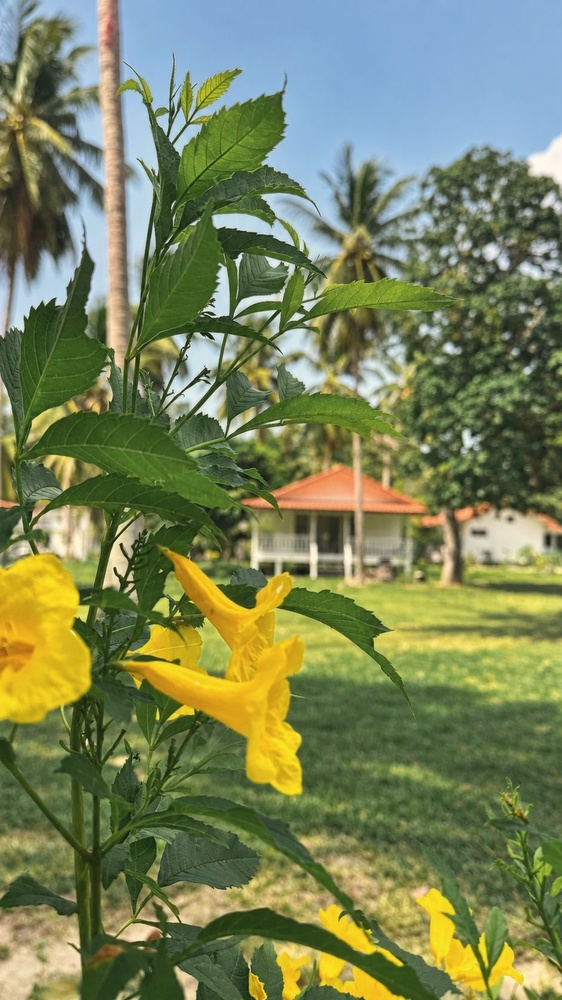
#> input picture assets/img/det-allamanda.jpg, 562 x 1000 px, shrunk from 940 x 1672 before the run
$ python -i grade_greens.py   (imports and definitions only)
#> lines starting #> are read from the running program, lines starting #| are printed output that depends on the picture
#!/usr/bin/env python3
"""Grade the greens (plants, grass, leaves) in site photos towards the site's
deeper, cooler green, leaving everything else untouched.

Only pixels whose hue is yellow-green to green AND that are reasonably
saturated are changed; the change fades out softly at the edges so the photo
still looks natural. Originals are kept in tools/photo-originals/ (not served)
so the grade can always be re-run from scratch or undone.

    python3 tools/grade_greens.py assets/img/ext-01.jpg ...   # grade these
    python3 tools/grade_greens.py --all                       # every site photo
    python3 tools/grade_greens.py --restore                   # put originals back
"""
import glob
import os
import shutil
import sys

from PIL import Image, ImageChops, ImageFilter

ROOT = os.path.dirname(os.path.dirname(os.path.abspath(__file__)))
ORIG = os.path.join(ROOT, "tools", "photo-originals")

# PIL HSV hue runs 0-255 for 0-360 degrees.
HUE_SHIFT = 12       # about +17 degrees: yellow-green moves towards a deeper green
SAT = 0.78           # less saturated (less "neon" yellow)
VAL = 0.80           # darker
# Green band: starts above the yellows (flowers stay untouched), full strength
# from yellow-green to green, fading out before teal/sky.
LO, FULL_LO, FULL_HI, HI = 37, 48, 100, 118   # ~52, 68, 140, 165 degrees


def hue_weight(h):
    """0 outside the green band, 255 in its middle, soft ramps either side."""
    if h <= LO or h >= HI:
        return 0
    if h < FULL_LO:
        return int(255 * (h - LO) / (FULL_LO - LO))
    if h > FULL_HI:
        return int(255 * (HI - h) / (HI - FULL_HI))
    return 255


def grade(path):
#> called with path = '../assets/img/det-allamanda.jpg'
    im = Image.open(path)
#> im is the input picture: PIL image 562x1000 RGB; mean R, G, B 122, 132, 90.6
    exif = im.info.get("exif")
    rgb = im.convert("RGB")
    h, s, v = rgb.convert("HSV").split()
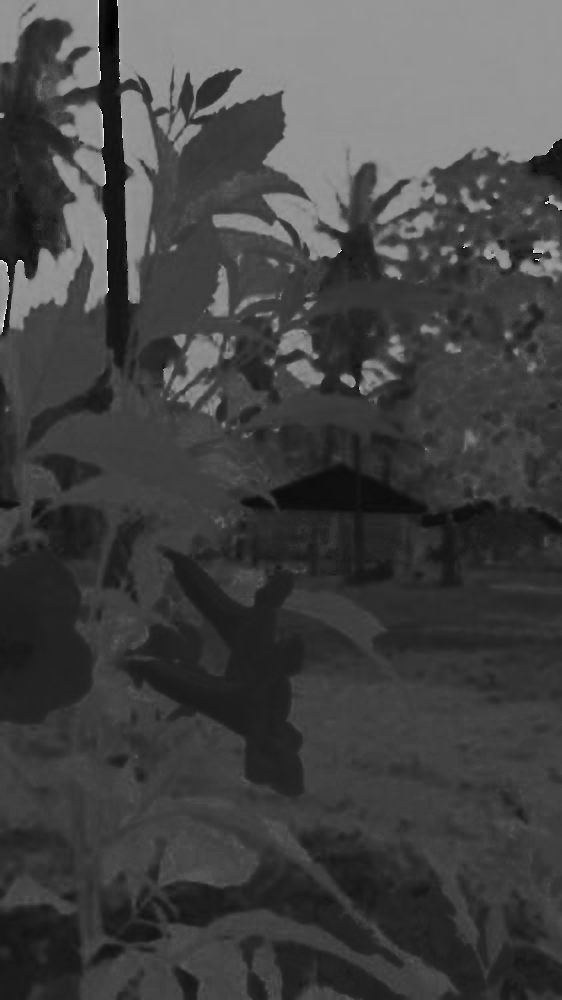
#> h: PIL image 562x1000 L; min 0, max 252, mean 68.4
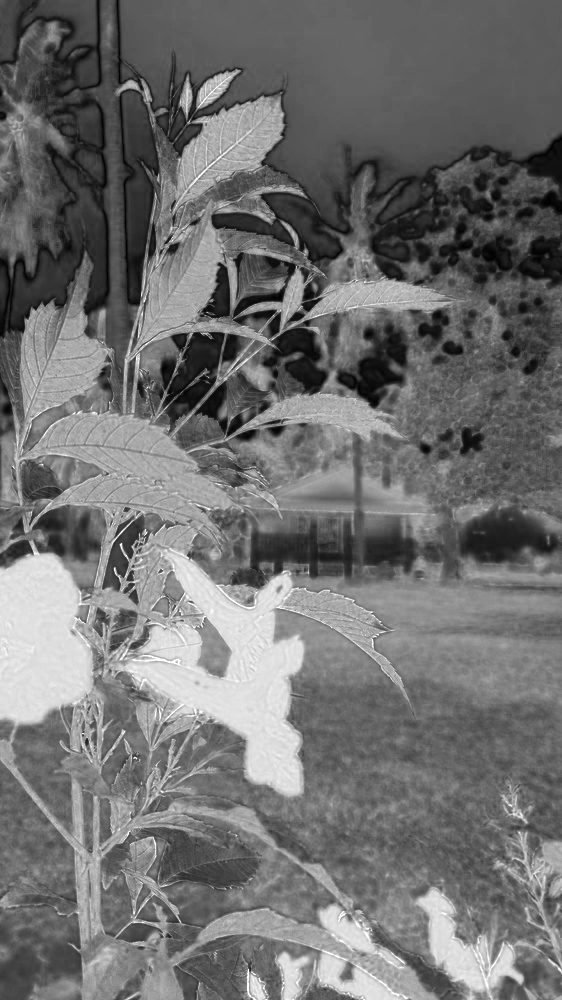
#> s: PIL image 562x1000 L; min 0, max 255, mean 112.4
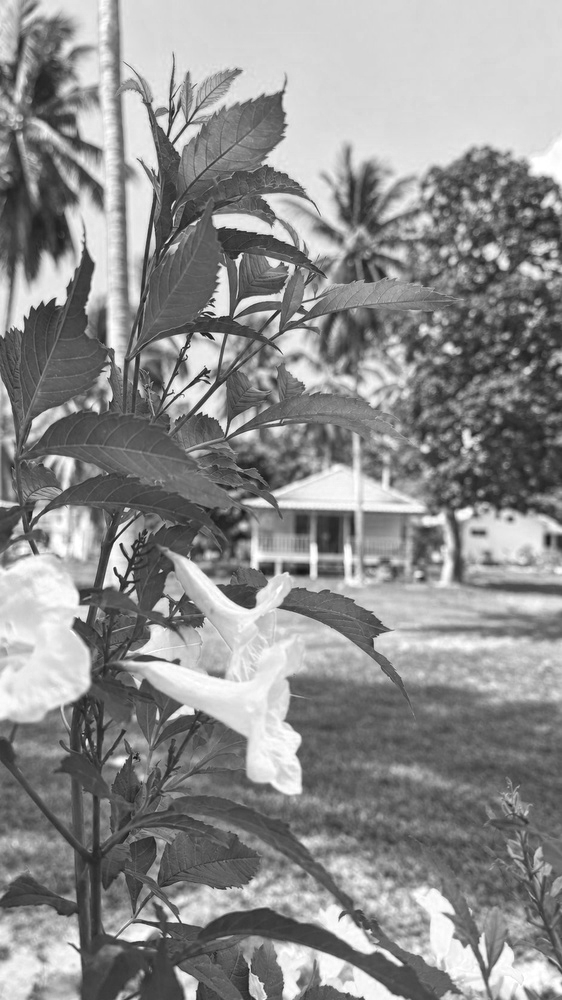
#> v: PIL image 562x1000 L; min 20, max 255, mean 142.5

    # Where to apply: green hues, scaled by saturation so greys/whites are left alone.
    mask = ImageChops.multiply(h.point([hue_weight(i) for i in range(256)]),
                               s.point([min(255, int(i * 255 / 70)) for i in range(256)]))
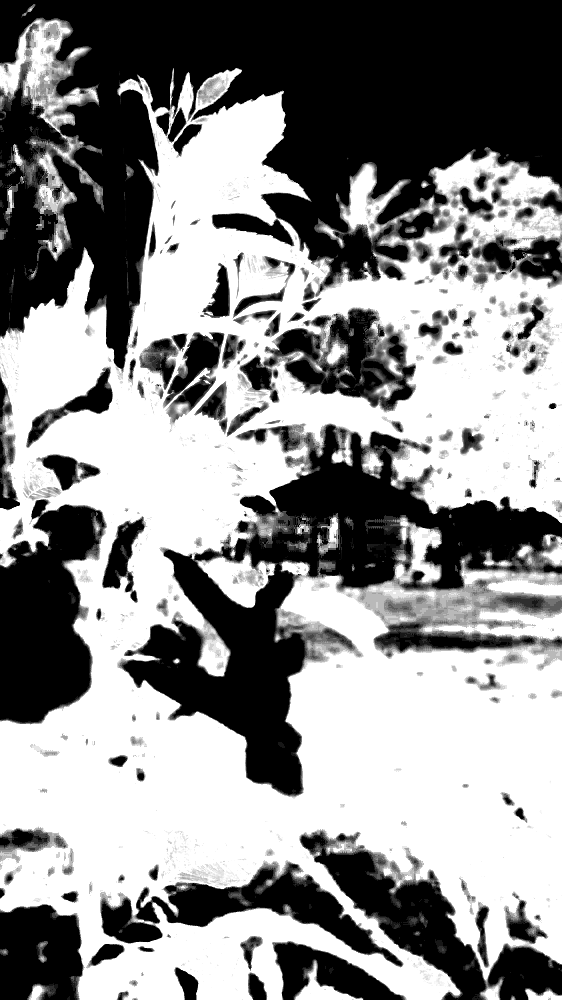
#> mask: PIL image 562x1000 L; min 0, max 255, mean 141.3
    mask = mask.filter(ImageFilter.GaussianBlur(2))
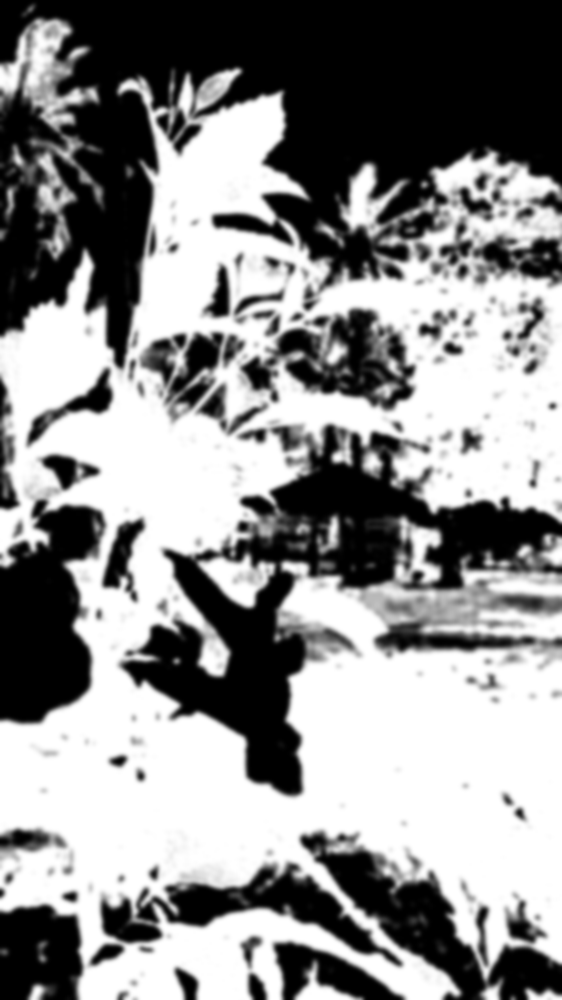
#> mask: PIL image 562x1000 L; min 0, max 255, mean 141.3

    graded = Image.merge("HSV", (
        h.point([(i + HUE_SHIFT) % 256 for i in range(256)]),
        s.point([int(i * SAT) for i in range(256)]),
        v.point([int(i * VAL) for i in range(256)]),
    )).convert("RGB")
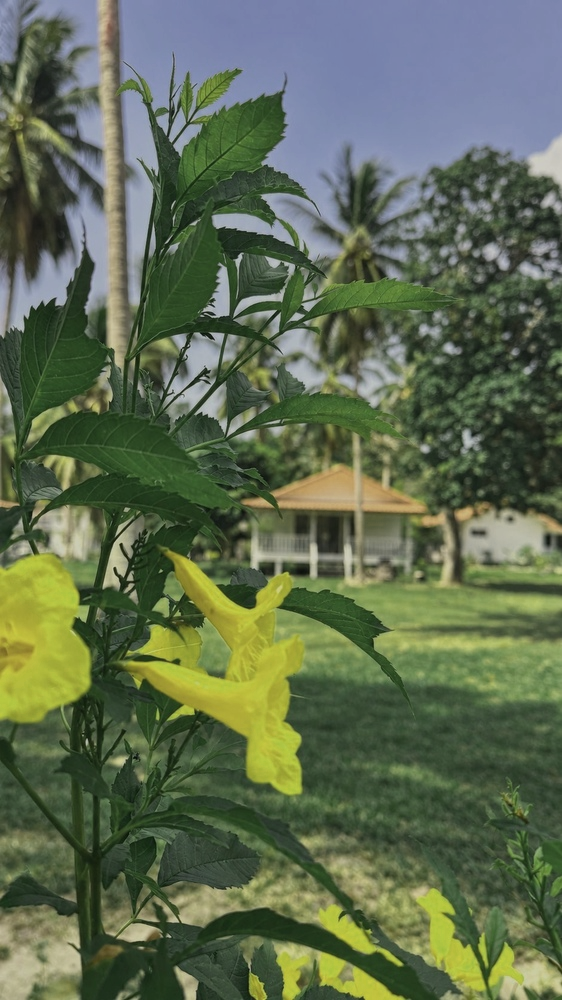
#> graded: PIL image 562x1000 RGB; mean R, G, B 95.3, 108.2, 81.7

    out = Image.composite(graded, rgb, mask)
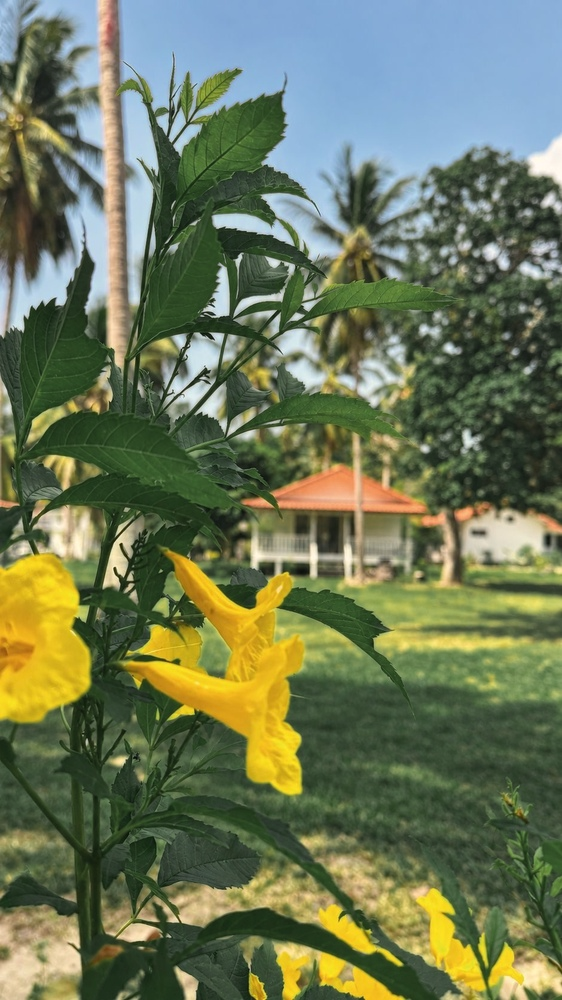
#> out: PIL image 562x1000 RGB; mean R, G, B 109.5, 120.3, 89
    kw = {"quality": 82, "optimize": True}
    if exif:
        kw["exif"] = exif
    out.save(path, **kw)


def site_photos():
    return sorted(p for p in glob.glob(os.path.join(ROOT, "assets", "img", "*.jpg")))


def main(args):
    os.makedirs(ORIG, exist_ok=True)
    if args == ["--restore"]:
        for p in site_photos():
            o = os.path.join(ORIG, os.path.basename(p))
            if os.path.exists(o):
                shutil.copy2(o, p)
        print("restored originals")
        return
    paths = site_photos() if args == ["--all"] else [os.path.abspath(a) for a in args]
    for p in paths:
        o = os.path.join(ORIG, os.path.basename(p))
        if not os.path.exists(o):
            shutil.copy2(p, o)          # keep the untouched original once
        shutil.copy2(o, p)              # always grade from the original
        grade(p)
        print("graded", os.path.relpath(p, ROOT))


# [2 lines not run here, left out]

>>> result = grade('../assets/img/det-allamanda.jpg')

$ run again, on assets/img/det-glass-light.jpg
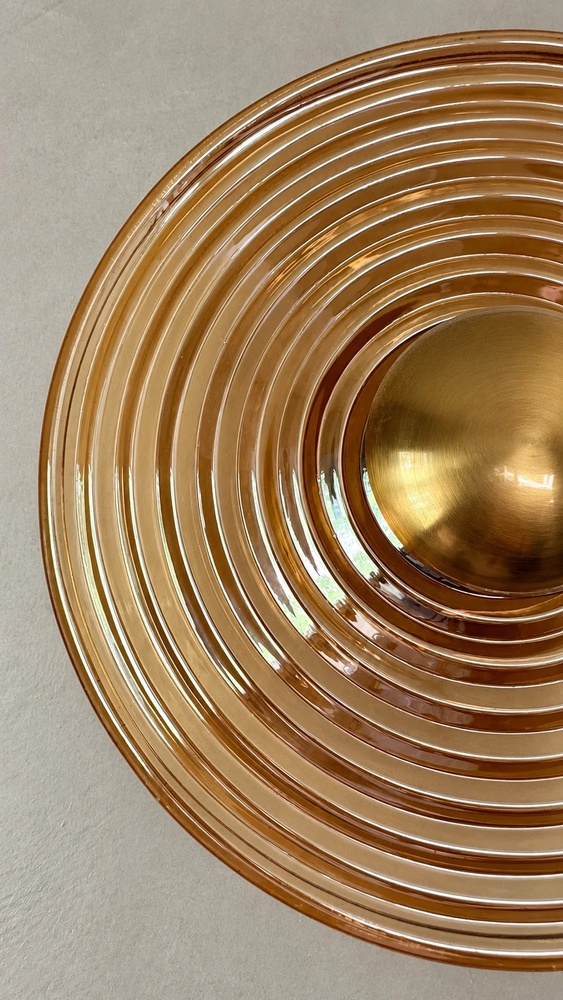
#> input picture assets/img/det-glass-light.jpg, 563 x 1000 px, shrunk from 941 x 1672 before the run
#> in grade, im is the input picture: PIL image 563x1000 RGB; mean R, G, B 158.8, 129.9, 95.9
#> in grade, `mask = ImageChops.multiply(h.point([hue_weight(i) for i in range(256)]..`:
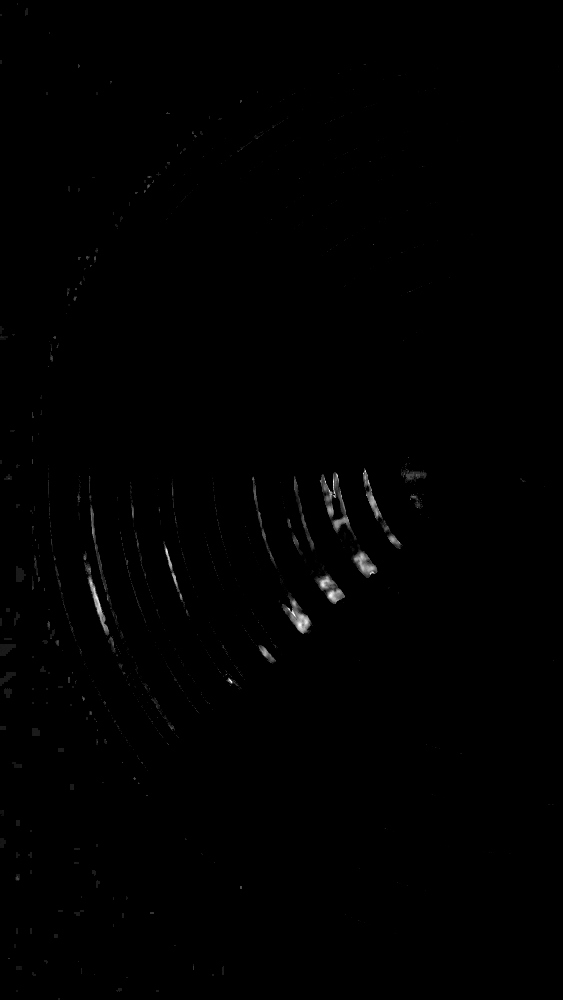
#> mask: PIL image 563x1000 L; min 0, max 255, mean 0.9
#> in grade, `graded = Image.merge("HSV", ( h.point([(i + HUE_SHIFT) % 256 for i in ..`:
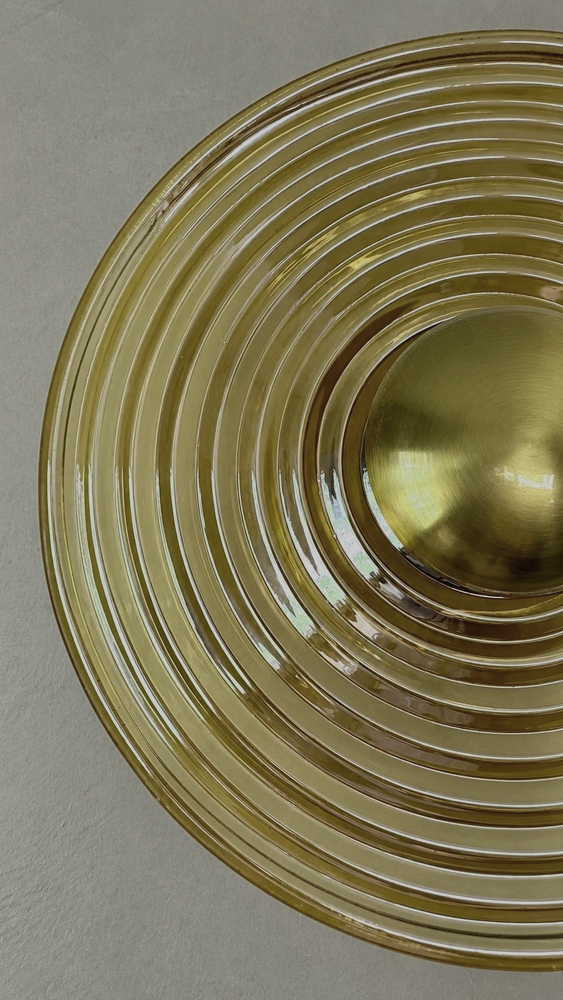
#> graded: PIL image 563x1000 RGB; mean R, G, B 126.5, 119.2, 88

$ run again, on assets/img/det-ixora.jpg
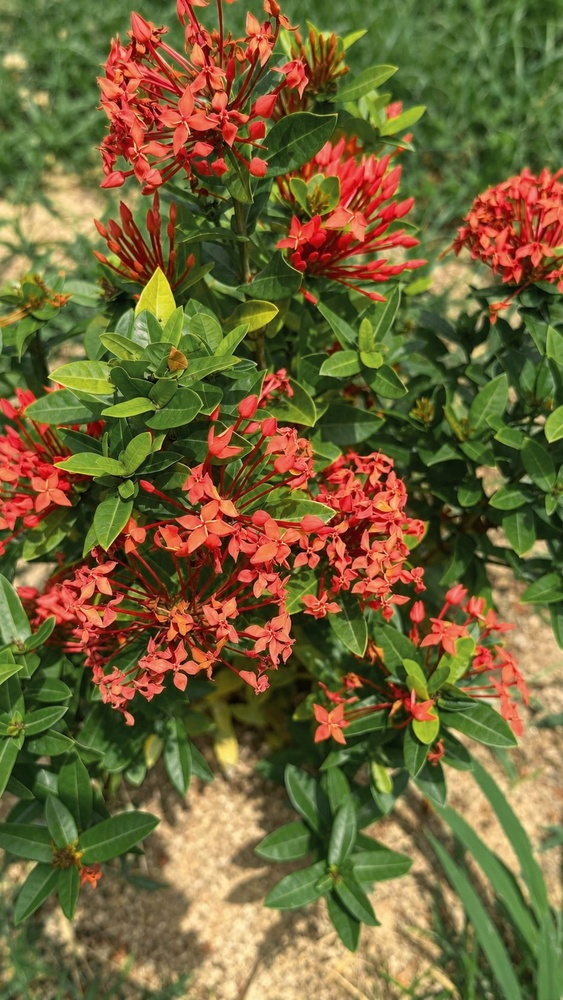
#> input picture assets/img/det-ixora.jpg, 563 x 1000 px, shrunk from 941 x 1672 before the run
#> in grade, im is the input picture: PIL image 563x1000 RGB; mean R, G, B 114.3, 100.9, 54.9
#> in grade, `mask = mask.filter(ImageFilter.GaussianBlur(2))`:
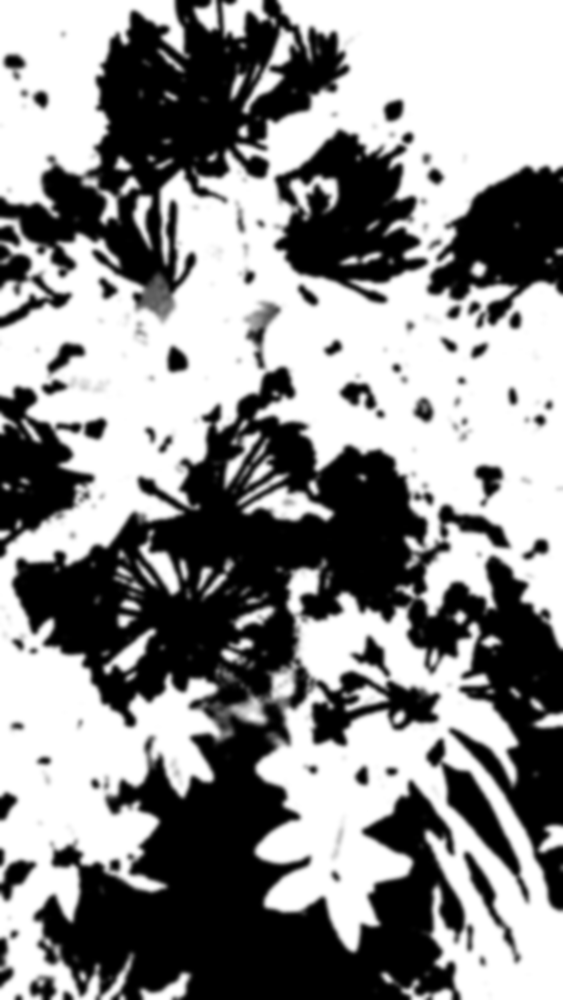
#> mask: PIL image 563x1000 L; min 0, max 255, mean 141.1
#> in grade, `out = Image.composite(graded, rgb, mask)`:
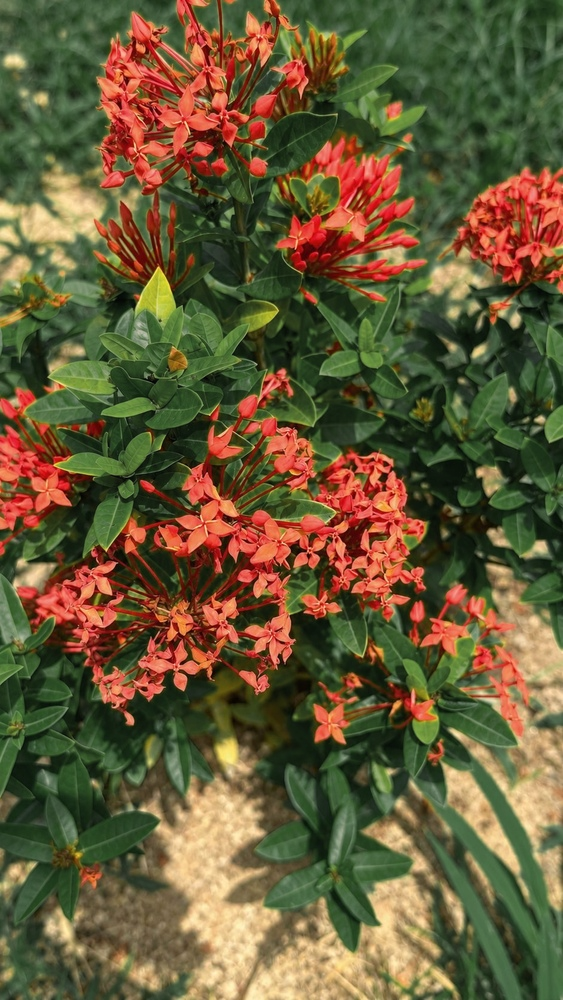
#> out: PIL image 563x1000 RGB; mean R, G, B 103, 90.1, 55.2
